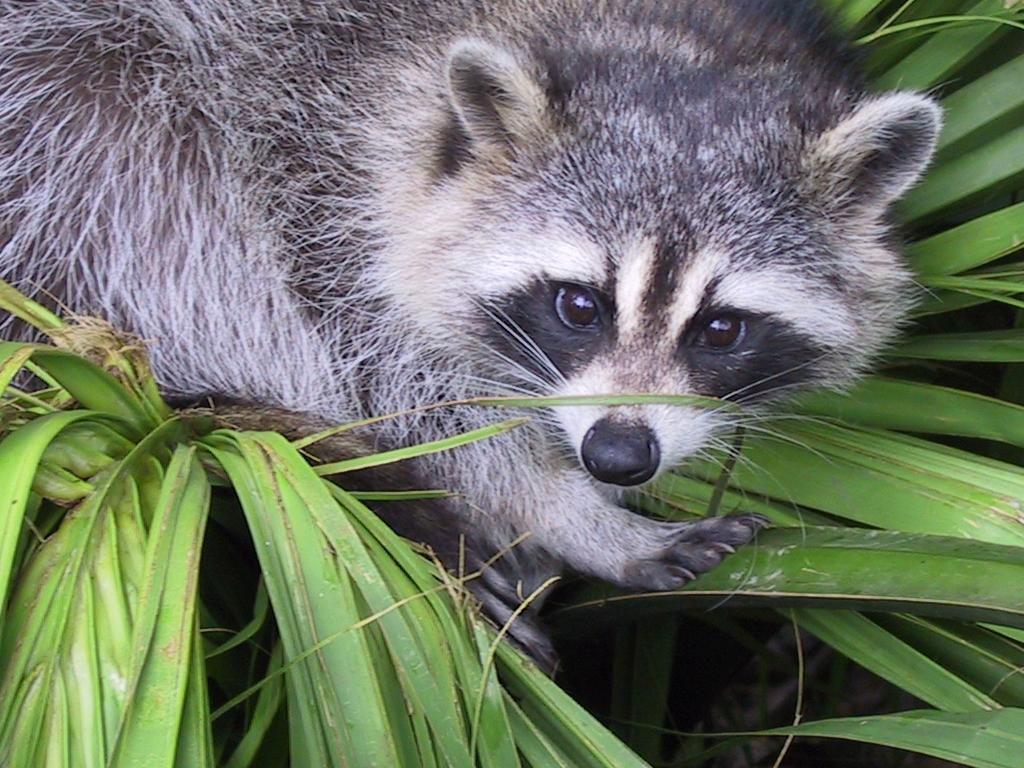
#> input picture Module1/ex04/animal.jpeg, 1024 x 768 px
$ python rotate.py
#> lines starting #> are read from the running program, lines starting #| are printed output that depends on the picture
### Module1/ex02/load_image.py
from PIL import Image
import numpy as np


def ft_load(path: str) -> np.ndarray:
#> called with path = 'animal.jpeg'
    img = Image.open(path).convert("RGB")
#> img is the input picture: PIL image 1024x768 RGB; mean R, G, B 110.7, 117.7, 102.1
    data = np.array(img)

    # print(f"The Shape of images is: {data.shape}")
    return data


# [2 lines that do not run on import are left out]

### Module1/ex04/rotate.py

import matplotlib.pyplot as plt
import numpy as np
from PIL import Image
from load_image import ft_load


def add_axies_and_save(img, save_path='output_with_axes.jpg'):
    """Take the Image, put axies on it and save it to the Path"""
    fig, ax = plt.subplots()

    if isinstance(img, Image.Image):
        img = np.array(img)

    if img.ndim == 3 and img.shape[-1] == 1:
        img = np.squeeze(img)

    ax.imshow(img, cmap='gray')
    ax.set_xlabel('X-axis')
    ax.set_ylabel('Y-axis')
    ax.set_title('Image with Axes')
    plt.axis('on')
    plt.savefig(save_path)
    plt.close(fig)


def dreh_Bild(img):
    height, width = img.size

    print(height, width)

    transposed_img = Image.new("L", (height, width))

    for y in range(height):
        for x in range(width):
            pixel = img.getpixel((x, y))
            transposed_img.putpixel((y, x), pixel)

    return transposed_img


def zoom(path: str, zoom_factor: int):
    """Load The image Path, zoom into the picture and change it RGB values to Gray"""
    img = ft_load(path)

    print(f"The shape of image is: {img.shape}")
#| The shape of image is: (768, 1024, 3)
    print(img)
#> (printed output is left out)

    height, width, _ = img.shape
#> height = 768; width = 1024
    start_y = (height - zoom_factor) // 2 - 75 # -75 just to shift in y direction
#> start_y = 109
    start_x = (width - zoom_factor) // 2 + 75 # shift in x dir
#> start_x = 387
    sliced = img[start_y:start_y + zoom_factor, start_x:start_x + zoom_factor, 0]
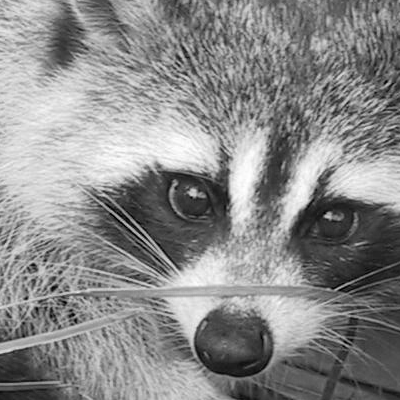
#> sliced: shape (400, 400); min 0, max 255, mean 138.3

    # Transpose Image


    #  Save the Image, cant Print it in the Terminal, because Docker lol
    output= dreh_Bild(Image.fromarray(sliced))
#| 400 400
#> in dreh_Bild, `transposed_img = Image.new("L", (height, width))`: transposed_img: PIL image 400x400 L; every value is 0
#> after the loop in dreh_Bild, `for y in range(height):`:
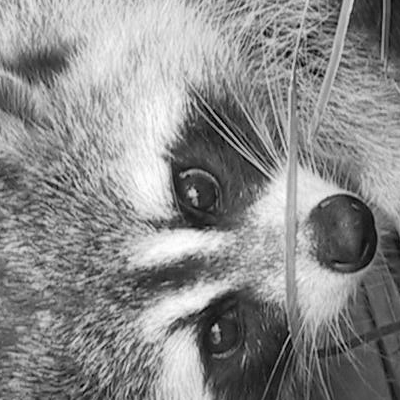
#> transposed_img: PIL image 400x400 L; min 0, max 255, mean 138.3
    add_axies_and_save(output)
    output.save("output.jpg")

    sliced = np.expand_dims(sliced, axis=-1)
    print(f"New shape after slicing: {sliced.shape}")
#| New shape after slicing: (400, 400, 1)
    np.set_printoptions(threshold=100, edgeitems=3, linewidth=120)
    print(sliced)
#> (printed output is left out)

    return


if __name__ == "__main__":
    zoom("animal.jpeg", 400)
